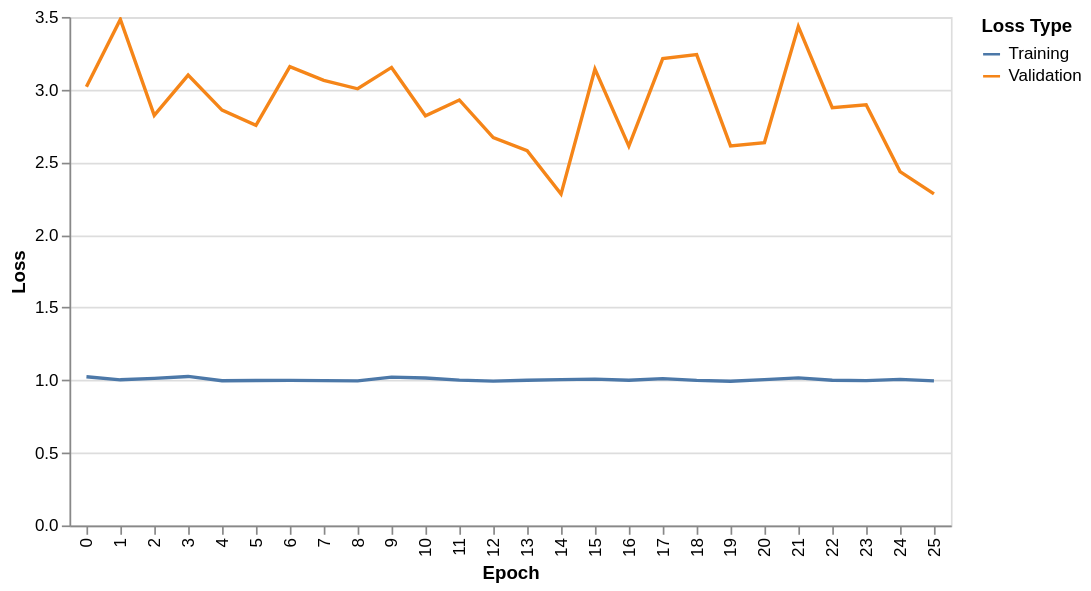

Notebook source saved alongside this figure:
### Markdown cell above
## Model Results

Let's look at the basic model results: The training/validation loss curves shows the evolution of the loss during training. We observe almost no decrease in loss over time, indicating that the model is barely learning from the data. The **test set performance** chart shows the performance of the model on the test set. We observe a Spearman's correlation coefficient of around 0.17, which is only a little bit better than random performance.

### Code cell
loss_curve_chart = BiocentralChart.model_loss_curve(model_result)
loss_curve_chart.chart.interactive()

### Figure 1 — Vega-Lite specification as saved in the notebook (floating-point values rounded to 4 significant figures)
{"config": {"view": {"continuousWidth": 300, "continuousHeight": 300}}, "data": {"name": "data-d88fc5dd3c6d8af992c1fb5776909379"}, "mark": {"type": "line"}, "encoding": {"color": {"field": "type", "title": "Loss Type", "type": "nominal"}, "tooltip": [{"field": "epoch", "title": "Epoch", "type": "ordinal"}, {"field": "loss", "title": "Loss", "type": "quantitative"}, {"field": "type", "title": "Type", "type": "nominal"}], "x": {"field": "epoch", "title": "Epoch", "type": "ordinal"}, "y": {"field": "loss", "title": "Loss", "type": "quantitative"}}, "params": [{"name": "param_1e9efca18e7a2868", "select": {"type": "interval", "encodings": ["x", "y"]}, "bind": "scales"}], "$schema": "https://vega.github.io/schema/vega-lite/v6.4.1.json", "datasets": {"data-d88fc5dd3c6d8af992c1fb5776909379": [{"epoch": 0, "loss": 1.024, "type": "Training"}, {"epoch": 1, "loss": 1.002, "type": "Training"}, {"epoch": 2, "loss": 1.012, "type": "Training"}, {"epoch": 3, "loss": 1.026, "type": "Training"}, {"epoch": 4, "loss": 0.996, "type": "Training"}, {"epoch": 5, "loss": 0.9978, "type": "Training"}, {"epoch": 6, "loss": 0.9985, "type": "Training"}, {"epoch": 7, "loss": 0.9969, "type": "Training"}, {"epoch": 8, "loss": 0.9947, "type": "Training"}, {"epoch": 9, "loss": 1.021, "type": "Training"}, {"epoch": 10, "loss": 1.015, "type": "Training"}, {"epoch": 11, "loss": 1.0, "type": "Training"}, {"epoch": 12, "loss": 0.9934, "type": "Training"}, {"epoch": 13, "loss": 0.9997, "type": "Training"}, {"epoch": 14, "loss": 1.003, "type": "Training"}, {"epoch": 15, "loss": 1.007, "type": "Training"}, {"epoch": 16, "loss": 0.9995, "type": "Training"}, {"epoch": 17, "loss": 1.011, "type": "Training"}, {"epoch": 18, "loss": 0.9983, "type": "Training"}, {"epoch": 19, "loss": 0.9924, "type": "Training"}, {"epoch": 20, "loss": 1.004, "type": "Training"}, {"epoch": 21, "loss": 1.016, "type": "Training"}, {"epoch": 22, "loss": 0.9995, "type": "Training"}, {"epoch": 23, "loss": 0.9972, "type": "Training"}, {"epoch": 24, "loss": 1.005, "type": "Training"}, {"epoch": 25, "loss": 0.9952, "type": "Training"}, {"epoch": 0, "loss": 3.02, "type": "Validation"}, {"epoch": 1, "loss": 3.483, "type": "Validation"}, {"epoch": 2, "loss": 2.823, "type": "Validation"}, {"epoch": 3, "loss": 3.1, "type": "Validation"}, {"epoch": 4, "loss": 2.859, "type": "Validation"}, {"epoch": 5, "loss": 2.754, "type": "Validation"}, {"epoch": 6, "loss": 3.158, "type": "Validation"}, {"epoch": 7, "loss": 3.064, "type": "Validation"}, {"epoch": 8, "loss": 3.006, "type": "Validation"}, {"epoch": 9, "loss": 3.153, "type": "Validation"}, {"epoch": 10, "loss": 2.819, "type": "Validation"}, {"epoch": 11, "loss": 2.929, "type": "Validation"}, {"epoch": 12, "loss": 2.67, "type": "Validation"}, {"epoch": 13, "loss": 2.58, "type": "Validation"}, {"epoch": 14, "loss": 2.281, "type": "Validation"}, {"epoch": 15, "loss": 3.14, "type": "Validation"}, {"epoch": 16, "loss": 2.61, "type": "Validation"}, {"epoch": 17, "loss": 3.213, "type": "Validation"}, {"epoch": 18, "loss": 3.24, "type": "Validation"}, {"epoch": 19, "loss": 2.612, "type": "Validation"}, {"epoch": 20, "loss": 2.635, "type": "Validation"}, {"epoch": 21, "loss": 3.434, "type": "Validation"}, {"epoch": 22, "loss": 2.876, "type": "Validation"}, {"epoch": 23, "loss": 2.895, "type": "Validation"}, {"epoch": 24, "loss": 2.436, "type": "Validation"}, {"epoch": 25, "loss": 2.283, "type": "Validation"}]}}
